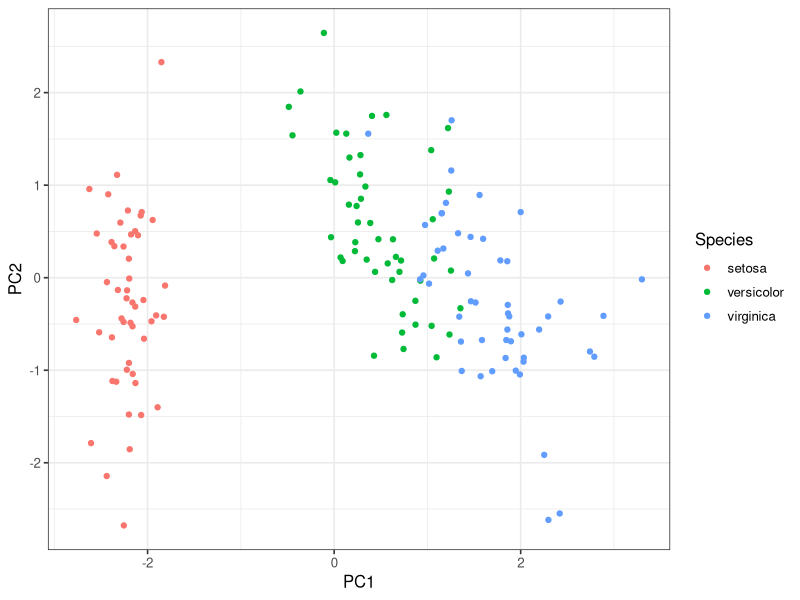
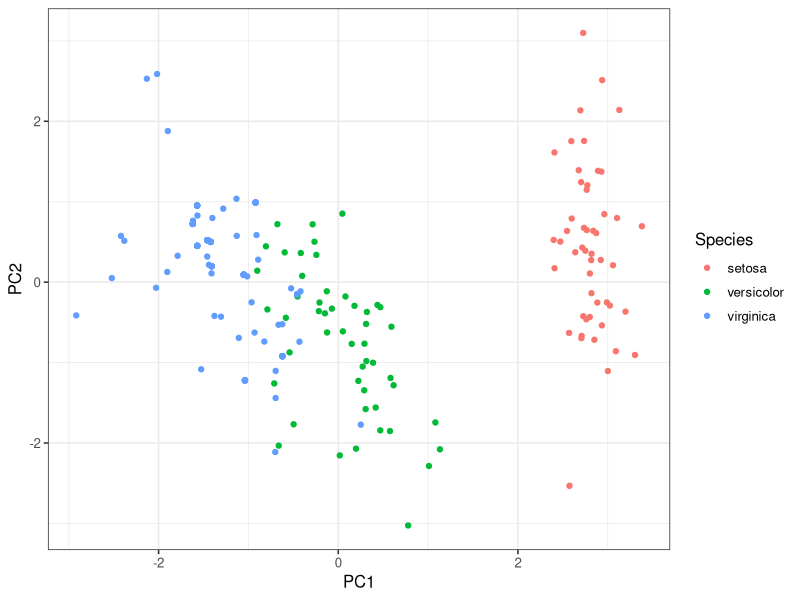
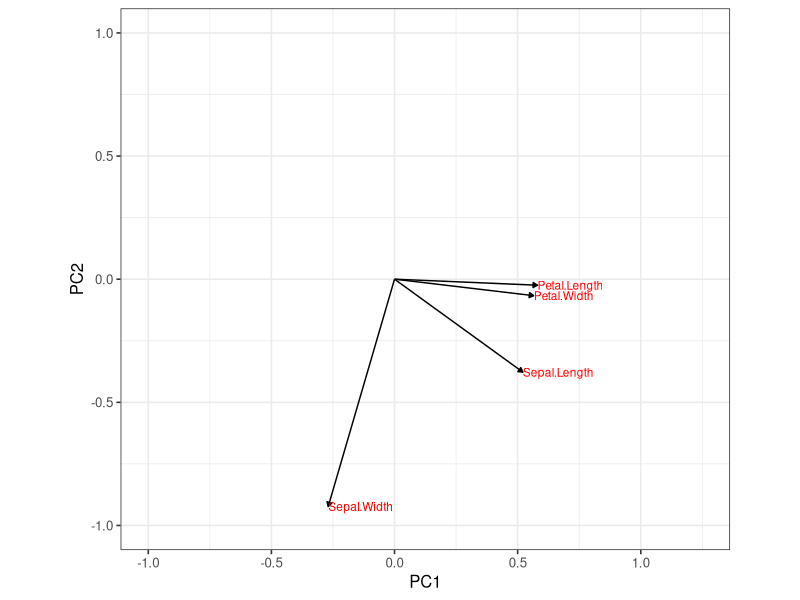
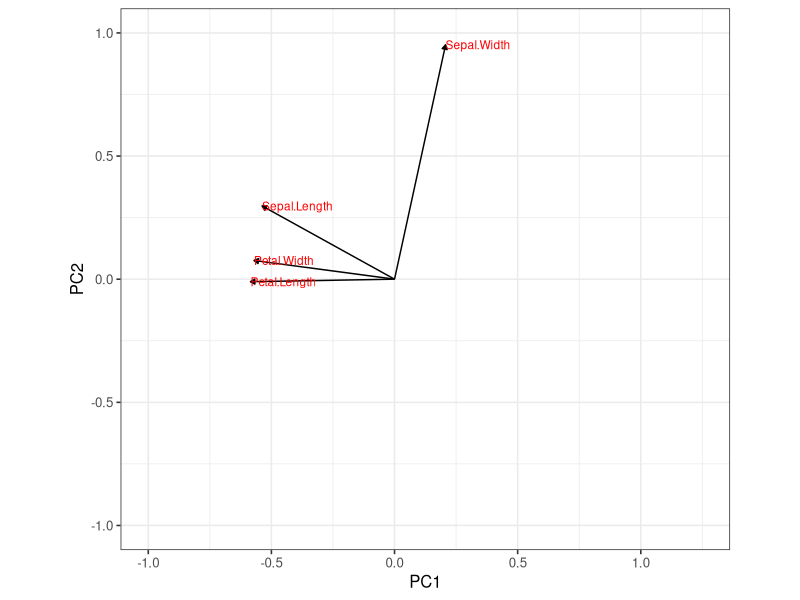
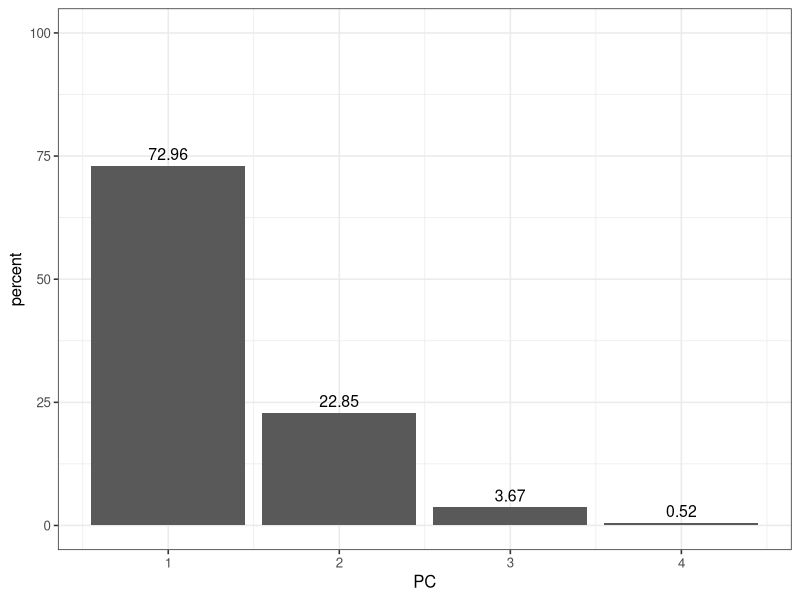
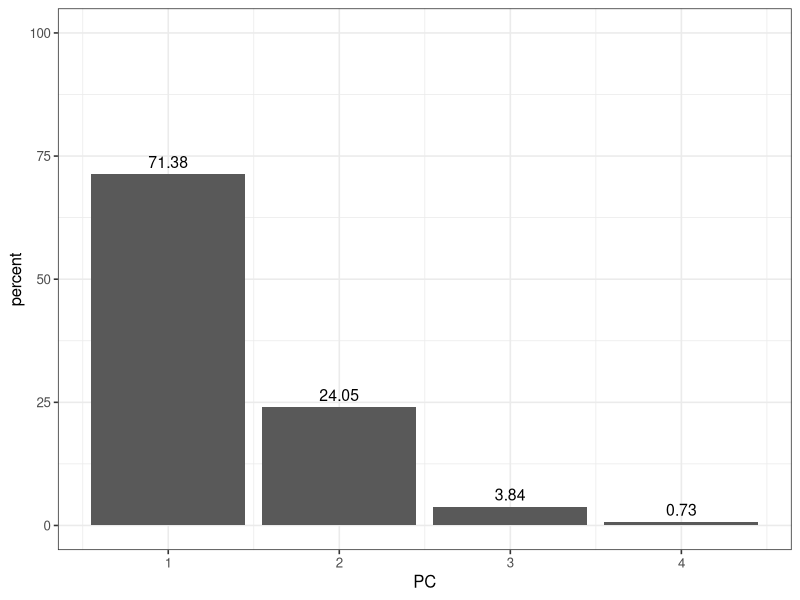

Here is the R script that generated these plots, in order:
## ---- chunk 1
library(knitr)
opts_chunk$set(fig.align="center", fig.height=3, fig.width=4)
## ---- chunk 2
library(tidyverse)
theme_set(theme_bw(base_size=12)) # set default ggplot2 theme
library(egg) # required to arrange plots side-by-side
library(grid) # required to draw arrows
library(plyr); library(dplyr)
## ---- chunk 3
head(iris)
ddply(iris,.(Species),summarize,tol_in_group=length(Species))

# iris.1to6 <- iris[1:6,]
iris.1to6 <- iris[140:150,]
iris.repeated1to6 <- iris.1to6[rep(seq_len(nrow(iris.1to6)), each=6),]
iris.repeated1to6

iris.repeated <- rbind(iris.repeated1to6,iris)
## ---- chunk 4
iris %>% select(-Species) %>% # remove Species column
  scale() %>%                 # scale to 0 mean and unit variance
  prcomp() ->                 # do PCA
  pca                         # store result as `pca`

# iris.repeated
iris.repeated %>% select(-Species) %>% # remove Species column
  scale() %>%                 # scale to 0 mean and unit variance
  prcomp() ->                 # do PCA
  pca1                         # store result as `pca`

# now display the results from the PCA analysis
pca
pca1 # iris.repeated
## ---- chunk 5
head(pca$x)
head(pca1$x)# iris.repeated
## ---- chunk 6
# add species information back into PCA data
pca_data <- data.frame(pca$x, Species=iris$Species)
head(pca_data)

pca_data1 <- data.frame(pca1$x, Species=iris.repeated$Species)
head(pca_data1)# iris.repeated
## ---- chunk 7
ggplot(pca_data, aes(x=PC1, y=PC2, color=Species)) + geom_point()
ggplot(pca_data1, aes(x=PC1, y=PC2, color=Species)) + geom_point()# iris.repeated
## ---- chunk 8
pca$rotation
pca1$rotation# iris.repeated
## ---- chunk 9
# capture the rotation matrix in a data frame
rotation_data <- data.frame(pca$rotation, variable=row.names(pca$rotation))
# define a pleasing arrow style
arrow_style <- arrow(length = unit(0.05, "inches"),
                     type = "closed")
# now plot, using geom_segment() for arrows and geom_text for labels
ggplot(rotation_data) + 
  geom_segment(aes(xend=PC1, yend=PC2), x=0, y=0, arrow=arrow_style) + 
  geom_text(aes(x=PC1, y=PC2, label=variable), hjust=0, size=3, color='red') + 
  xlim(-1.,1.25) + 
  ylim(-1.,1.) +
  coord_fixed() # fix aspect ratio to 1:1

# iris.repeated
# capture the rotation matrix in a data frame
rotation_data1 <- data.frame(pca1$rotation, variable=row.names(pca1$rotation))
# now plot, using geom_segment() for arrows and geom_text for labels
ggplot(rotation_data1) + 
  geom_segment(aes(xend=PC1, yend=PC2), x=0, y=0, arrow=arrow_style) + 
  geom_text(aes(x=PC1, y=PC2, label=variable), hjust=0, size=3, color='red') + 
  xlim(-1.,1.25) + 
  ylim(-1.,1.) +
  coord_fixed() # fix aspect ratio to 1:1
## ---- chunk 10
percent <- 100*pca$sdev^2/sum(pca$sdev^2)
percent

percent1 <- 100*pca1$sdev^2/sum(pca1$sdev^2)
percent1# iris.repeated
## ---- chunk 11
perc_data <- data.frame(percent=percent, PC=1:length(percent))
ggplot(perc_data, aes(x=PC, y=percent)) + 
  geom_col() + 
  geom_text(aes(label=round(percent, 2)), size=4, vjust=-.5) + 
  ylim(0, 100)

perc_data1 <- data.frame(percent=percent1, PC=1:length(percent1))
ggplot(perc_data1, aes(x=PC, y=percent)) + 
  geom_col() + 
  geom_text(aes(label=round(percent, 2)), size=4, vjust=-.5) + 
  ylim(0, 100)# iris.repeated
